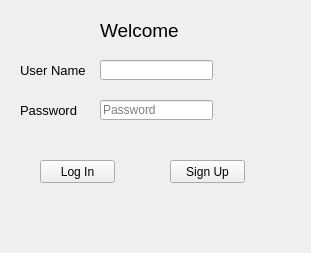
<?xml version="1.0" encoding="UTF-8"?>
<ui version="4.0">
 <class>LogIn</class>
 <widget class="QMainWindow" name="LogIn">
  <property name="geometry">
   <rect>
    <x>0</x>
    <y>0</y>
    <width>311</width>
    <height>253</height>
   </rect>
  </property>
  <property name="sizePolicy">
   <sizepolicy hsizetype="Fixed" vsizetype="Fixed">
    <horstretch>0</horstretch>
    <verstretch>0</verstretch>
   </sizepolicy>
  </property>
  <property name="windowTitle">
   <string>Welcome</string>
  </property>
  <widget class="QWidget" name="centralwidget">
   <widget class="QLabel" name="label">
    <property name="geometry">
     <rect>
      <x>100</x>
      <y>20</y>
      <width>81</width>
      <height>21</height>
     </rect>
    </property>
    <property name="font">
     <font>
      <pointsize>14</pointsize>
     </font>
    </property>
    <property name="text">
     <string>Welcome</string>
    </property>
   </widget>
   <widget class="QLabel" name="label_2">
    <property name="geometry">
     <rect>
      <x>20</x>
      <y>60</y>
      <width>71</width>
      <height>21</height>
     </rect>
    </property>
    <property name="font">
     <font>
      <pointsize>10</pointsize>
     </font>
    </property>
    <property name="text">
     <string>User Name</string>
    </property>
   </widget>
   <widget class="QLabel" name="label_3">
    <property name="geometry">
     <rect>
      <x>20</x>
      <y>100</y>
      <width>71</width>
      <height>21</height>
     </rect>
    </property>
    <property name="font">
     <font>
      <pointsize>10</pointsize>
     </font>
    </property>
    <property name="text">
     <string>Password</string>
    </property>
   </widget>
   <widget class="QLineEdit" name="username">
    <property name="geometry">
     <rect>
      <x>100</x>
      <y>60</y>
      <width>113</width>
      <height>20</height>
     </rect>
    </property>
   </widget>
   <widget class="QLineEdit" name="password">
    <property name="geometry">
     <rect>
      <x>100</x>
      <y>100</y>
      <width>113</width>
      <height>20</height>
     </rect>
    </property>
    <property name="inputMethodHints">
     <set>Qt::ImhHiddenText|Qt::ImhNoAutoUppercase|Qt::ImhNoPredictiveText|Qt::ImhSensitiveData</set>
    </property>
    <property name="echoMode">
     <enum>QLineEdit::Password</enum>
    </property>
    <property name="placeholderText">
     <string>Password</string>
    </property>
    <property name="clearButtonEnabled">
     <bool>false</bool>
    </property>
   </widget>
   <widget class="QPushButton" name="login">
    <property name="geometry">
     <rect>
      <x>40</x>
      <y>160</y>
      <width>75</width>
      <height>23</height>
     </rect>
    </property>
    <property name="text">
     <string>Log In</string>
    </property>
   </widget>
   <widget class="QPushButton" name="sign_up">
    <property name="geometry">
     <rect>
      <x>170</x>
      <y>160</y>
      <width>75</width>
      <height>23</height>
     </rect>
    </property>
    <property name="text">
     <string>Sign Up</string>
    </property>
   </widget>
  </widget>
 </widget>
 <resources/>
 <connections/>
</ui>
